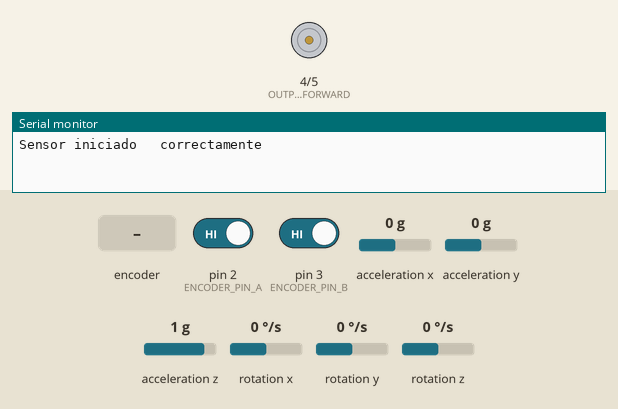
This sketch was run on a simulated Arduino Uno, built with avr-gcc and run on an emulated ATmega328P. Parts: motor-driver pin pairs drawn as motors (green arrow = first pin HIGH = forward, orange = second pin HIGH = backward, longer = more drive), the last lines printed to the serial monitor. Inputs (shaded band) come from the test bench; at power-on: acceleration y 0 g, rotation x 0 °/s, pin 2 (ENCODER_PIN_A) HIGH, pin 3 (ENCODER_PIN_B) HIGH, acceleration x 0 g, acceleration z 1 g, rotation y 0 °/s, rotation z 0 °/s.

Above: at 2.2 s.
2.3 s: acceleration y set to -0.2 g
At 5.17 s:
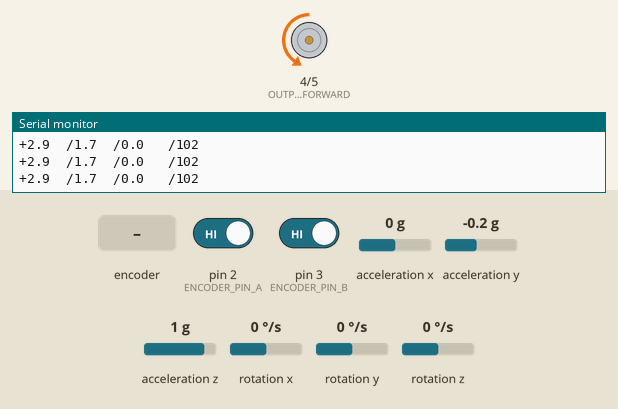
5.3 s: rotary encoder on pin 2 (ENCODER_PIN_A) / pin 3 (ENCODER_PIN_B) turned 2 steps (second pin leading)
At 5.56 s:
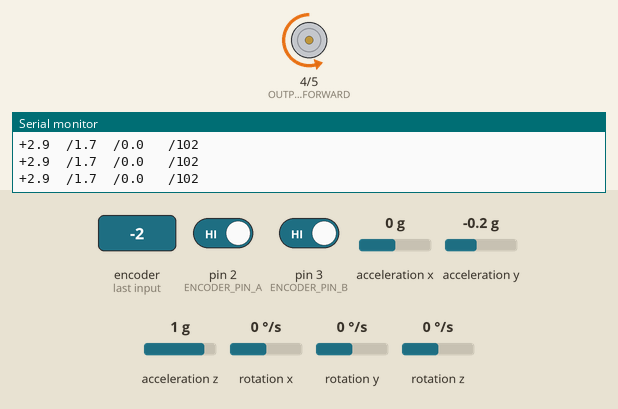
7.2 s: rotation x set to -192 °/s
At 8.4 s:
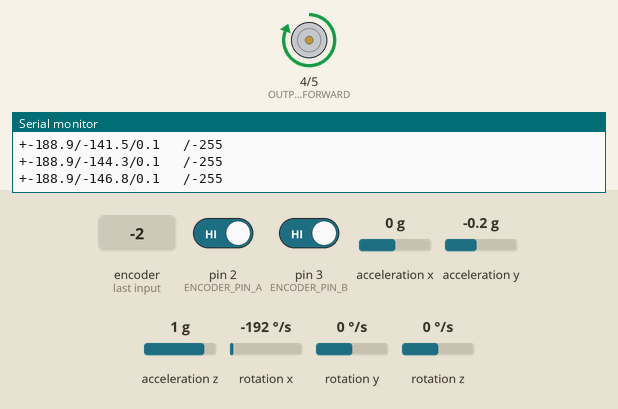
8.7 s: rotation x set to 9 °/s
11.7 s: rotation x set to 12 °/s
Timing chart, 0 to 14.7 s (numbered marks = the images above; inputs shaded):
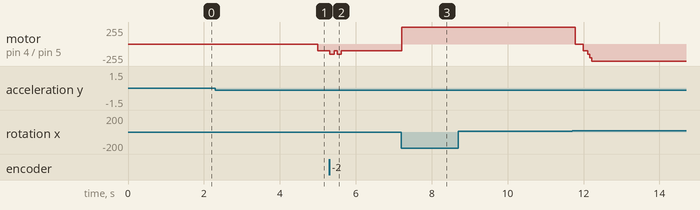

The sketch:

Robot_Control.ino
```cpp
#include "I2Cdev.h"
#include "MPU6050.h"
#include "Wire.h"


long int last;
long int now;


#define ENCODER_PIN_A 2
#define ENCODER_PIN_B 3
#define OUTPUT_PIN_FORWARD 4
#define OUTPUT_PIN_BACKWARD 5
#define PULSE_PER_REV 720
//#define h 10
#define h 30


volatile int encoderPos=0;
volatile unsigned long lastPulseTime=0;
float angularVelocity = 0;
bool start = false;
double angleRef,refAmp = 0,n = 2,pitchRef = 1.6,biggestTEST =0; //pitchRef = 1.64 bot 1, pitchRef = 1.6 bot 2 (blue batteries)

MPU6050 MPU;

double x1,x2,x3,x4;
float u;
int AB, ABnew,count,varannan;
float lowestPitch=0;

//h = 25
//double K11 = -17.3056;
//double K12 = -99.9978 ;
//double K13 = -1.5438 ;
//double K14 = 1.5;
//double K14 = 0;

//h = 50
//double K11 = -6.9919;
//double K12 = -39.3957 ;
//double K13 = -0.7017 ;
//double K14 = -0.1;
//double K14 = 0;

//h = 55 0.75
//double K11 = -15.3927;
//double K12 = -36.0360;
//double K13 = -0.6528 ;
//double K14 = -0.3043;
//double K14 = 0;

//h = 45 0.75
/*double K11 = -20.8016;
double K12 = -150.9357;
double K13 = -0.7679;
double K14 = 0.5577;
*/
//double K14 = 0;


//h = 30 0.75
double K11 = -13.1152;
double K12 = -74.4038;
double K13 = -1.2016;
double K14 = 0.5;
//double K14 = 0;


int ax, ay, az;
int gx, gy, gz;
long tiempo_prev;
float dt;
float e4=0;
float ang_x, ang_y;
float ang_x_prev, ang_y_prev;
long time1;

double R_alpha = 0.0;

char x1_str[11];
char x2_str[11];
char x3_str[11];
char x4_str[11];
char u_str[11];

int encoder(){
  int a = digitalRead(ENCODER_PIN_A);
  int b = digitalRead(ENCODER_PIN_B);

  if(a==0 & b==0){
    return 0;
  } else if (a==0 & b==1){
    return 1;
  } else if( a==1 & b==0){
    return 2;
  } else {
    return 3;
  }
}
float hast(){

  ABnew=encoder();
  int temp = encoderPos;

  switch(ABnew){
    case 0: if(AB==2) encoderPos++; else encoderPos--; break;
    case 1: if(AB==0) encoderPos++; else encoderPos--; break;
    case 2: if(AB==3) encoderPos++; else encoderPos--; break;
    case 3: if(AB==1) encoderPos++; else encoderPos--; break;
  }

   AB=ABnew;

   if(encoderPos == temp+1){
      count++;
   }else{
      count--;
   }

}

float limit(double value, double uppLim, double lowLim){
  if(value>uppLim){
    value=uppLim;
  } else if(value<lowLim){
    value=lowLim;
  }
  return value;
}

void setup() {
  Serial.begin(9600); //Iniciando puerto serial
  Wire.begin(); //Iniciando I2C
  MPU.initialize(); //Iniciando el sensor
  if (MPU.testConnection()) Serial.println("Sensor iniciado   correctamente");
  else Serial.println("Error al iniciar el sensor");

  time1=millis();
  pinMode(ENCODER_PIN_A,INPUT_PULLUP);
  pinMode(ENCODER_PIN_B,INPUT_PULLUP);

  attachInterrupt(digitalPinToInterrupt(ENCODER_PIN_A), hast, CHANGE);
  attachInterrupt(digitalPinToInterrupt(ENCODER_PIN_B), hast, CHANGE);
  lastPulseTime = micros();
  AB=encoder();

  delay(1000);
  last = millis();
}
void loop() {
  long time = millis(); //Loopen verkar bara köra var 80ms trots h=10ms
  //Serial.println(time);
  now = time;


  float angle = 2 * 3.142 * encoderPos/PULSE_PER_REV;
  float anglespeed = ((count * 2 * 3.142*1000)/h)/PULSE_PER_REV;
  count=0;

  MPU.getAcceleration(&ax, &ay, &az);
  MPU.getRotation(&gx, &gy, &gz);
  dt = (millis()-tiempo_prev)/1000.0;
  tiempo_prev=millis();

//  float accel_ang_x=atan(ay/sqrt(pow(ax,2) + pow(az,2)))*(180.0/3.14);
 // float accel_ang_x=atan(ay/sqrt(pow(ax,2) + pow(az,2)));
  float accel_ang_x=atan(ay);
  ang_x = 0.98*(ang_x_prev+(gx*(250.0/32768.0*3.14/180.0))*dt) + 0.02*accel_ang_x;
  ang_x_prev=ang_x;


  float pitch = ang_x+pitchRef; //works  1.63 (drift towrad battery)

  if (pitch < lowestPitch){
    lowestPitch = pitch;
  }
  float pitchspeed = (gx*(250.0/32768.0*3.14/180.0))+0.05;

  if(millis()>time1+5000){
//    Serial.print("x1/pitchspeed: ");
//    Serial.print(pitchspeed,4);
//    Serial.print("\tx2/pitch: ");   //Pitch error at values less than -0.05
//    Serial.print(pitch,4);
//    Serial.print("\tx3/anglespeed: ");
//    Serial.print(anglespeed,4);
//    Serial.print("\tx4/angle: ");
//    Serial.print((angleRef-angle),4);


    x1=pitchspeed;
    x2=pitch;
    x3=anglespeed;
    x4=angle;

    angleRef = 2*3.14*refAmp*(sin(n*(2*3.14/60)*(float)(time-time1-5000)/1000)); //reference generator with omega 1 lap per 10 seconds. Amplitude (-RefAmp)<->RefAmp
//    float e4 = angleRef-x4;
    e4=R_alpha;
    u = -K11*x1 -K12*x2 -K13*x3 -K14*limit(e4,1,-1);

//    Serial.print("\tAngle ref: ");
//    Serial.print(angleRef);

//    Serial.print("\tAngle diff: ");
//    Serial.print(e4);


    //Serial.print("\tu before: ");
    //Serial.print(u);
  //  u = limit(u, 4.9, -4.9);
  //  u = limit(u, 255, -250);

    //Output
//    u = (float)(map(u,-5.0,5.0,-255.0,255.0));
    u = (int)(map(u,-5,5,-255,255));
    //u = (int)(u-(-5.0))*(255.0-(-255.0))/(5.0-(-5.0))+(-255.0);
    u = limit(u, 255, -255);

    //Serial.print("\tu before: ");
    //Serial.print(u);
    if(u >= 0 ){
      analogWrite(OUTPUT_PIN_FORWARD,0);
      analogWrite(OUTPUT_PIN_BACKWARD,u);
    } else if (u < 0){
      analogWrite(OUTPUT_PIN_FORWARD,-u);
      analogWrite(OUTPUT_PIN_BACKWARD,0);
    } else {
      analogWrite(OUTPUT_PIN_FORWARD,0);
      analogWrite(OUTPUT_PIN_BACKWARD,0);
    }
//    Serial.print("\tu new: ");
//    Serial.println(u);

//Bluetooth: Convert float to string
    dtostrf(x1*180/3.1416, -5, 1, x1_str);
    dtostrf(x2*180/3.1416, -5, 1, x2_str);
    //dtostrf(x3, -3, 1, x3_str);
    dtostrf(x4, -6, 1, x4_str);
    dtostrf(u, -4, 0, u_str);


//Bluetooth: Send data
    Serial.print("+");
    Serial.print(x1_str);
    Serial.print("/");
    Serial.print(x2_str);
//    Serial.write("\n");
    //Serial.print("/");
    //Serial.print(x3_str);
    Serial.print("/");
    Serial.print(x4_str);
    Serial.print("/");
    Serial.println(u_str);
  }

//Bluetooth: Receive data
  if (Serial.available() > 0) {
    String ReceivedByte = Serial.readString();
    R_alpha = ReceivedByte.toFloat();
    Serial.println(R_alpha);
  }
  //Serial.println(lowestPitch);
  //Serial.print(now - last);

//  if((now-last) > biggestTEST){
//    biggestTEST = (now - last);
//  }
//  Serial.println(biggestTEST);

  last = now;


  //delay(20);

}
```

Measured:
- the behaviour switches between 0 and -0.1 g on acceleration y (found by bisection; images 0 and 1)
- after the input at 2.3 s, motor on pin 4 (OUTPUT_PIN_FORWARD) / pin 5 (OUTPUT_PIN_BACKWARD): stopped → backward 102/255 after 2.7 s
- after the input at 5.3 s, motor on pin 4 (OUTPUT_PIN_FORWARD) / pin 5 (OUTPUT_PIN_BACKWARD): alternates backward 153/255 for 0.11 s and backward 102/255 for 0.08 s, 4 changes in all, then stays backward 102/255, starting at once
- after the input at 7.2 s, motor on pin 4 (OUTPUT_PIN_FORWARD) / pin 5 (OUTPUT_PIN_BACKWARD): backward 102/255 → forward 255/255 at once
